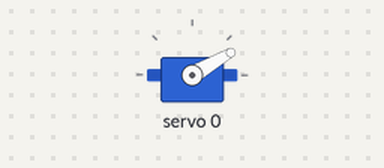
The sketch below on a simulated ESP8266 (NodeMCU). Parts: servo. What the sketch prints to the serial monitor is not drawn.

Above: at 0.05 s.
At 7.45 s:
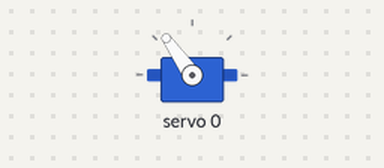
At 14.95 s:
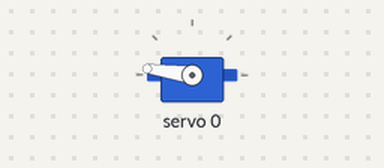
Timing chart, 0 to 19.5 s (numbered marks = the images above):
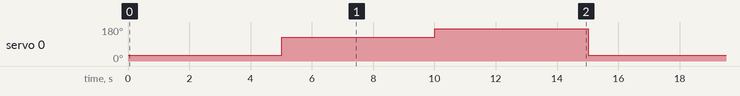

Measured:
- by itself, servo 0: repeats every 15.0 s: 172° 5.0 s, 30° 5.0 s, 125° 5.0 s

The sketch:

PCA9685_p1.ino
```cpp
#include <Wire.h>
#include <Adafruit_PWMServoDriver.h>

Adafruit_PWMServoDriver pwm = Adafruit_PWMServoDriver();

#define SERVOMIN  150 // This is the 'minimum' pulse length count (out of 4096)
#define SERVOMAX  600 // This is the 'maximum' pulse length count (out of 4096)
#define USMIN  600 // This is the rounded 'minimum' microsecond length based on the minimum pulse of 150
#define USMAX  2400 // This is the rounded 'maximum' microsecond length based on the maximum pulse of 600
#define SERVO_FREQ 50 // Analog servos run at ~50 Hz updates

void setup()
{
  Wire.begin(D2, D1); // ESP8266
  Serial.begin(9600);
  while (!Serial); // wait serial
  while (!CheckI2C(0x40)); // wait I2C
  InitializePCA9685();
}

bool CheckI2C(byte address) {
    Serial.println("Scanning...");
    Wire.beginTransmission(address);
    byte error = Wire.endTransmission();

    if(error == 0)
        Serial.println("I2C found at address 0x40...");

    return error == 0;
    delay(500);
}

void InitializePCA9685() {
    pwm.begin();
    pwm.setOscillatorFrequency(27000000);
    pwm.setPWMFreq(SERVO_FREQ);  // Analog servos run at ~50 Hz updates
    delay(10);
}

void loop() {
    SetAngle(10.0, 0);
    delay(5000);
    SetAngle(90.0, 0);
    delay(5000);
    SetAngle(130.0, 0);
    delay(5000);
    SetAngle(90.0, 0);
}

void SetAngle(float angle, int channel) {
    float pulselength = map(angle, 0, 180, SERVOMIN, SERVOMAX);
    pwm.setPWM(channel, 0, pulselength);
}
```
